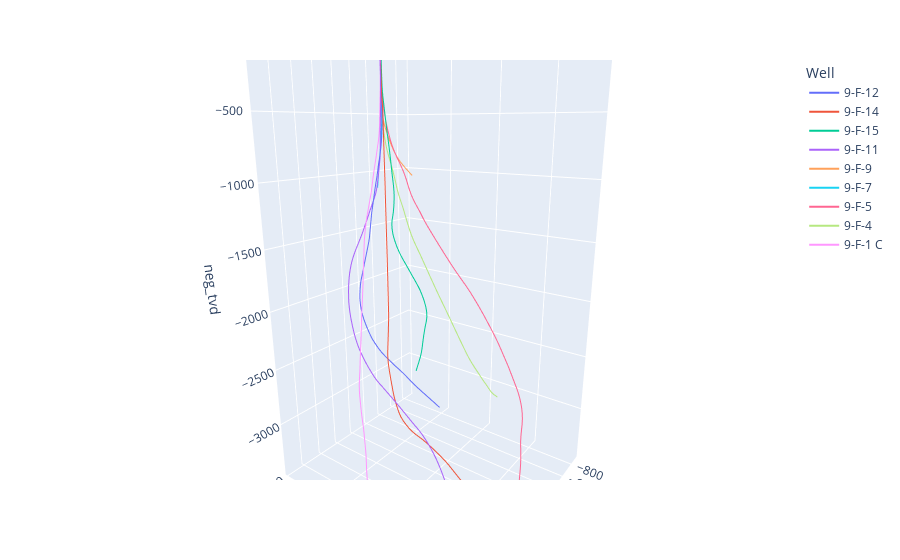

Notebook source saved alongside this figure:
### Code cell
fig = px.line_3d(df_all_wells, 'dispns', 'dispew', 'neg_tvd', 'Well')
fig.show()
